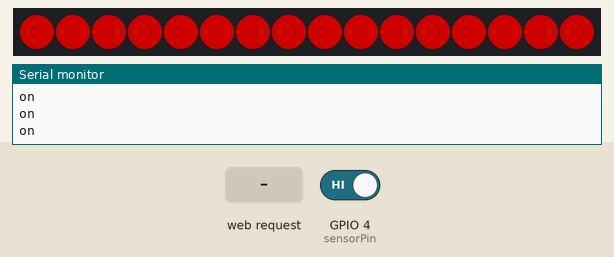
Recording of a sketch running on a simulated ESP8266 (NodeMCU). Shown: 16 RGB LEDs in strip order, left to right, the last lines printed to the serial monitor. The test bench sets the inputs (shaded band); at power-on: GPIO 4 (sensorPin) HIGH. Dim RGB values are drawn brighter than linear; WiFi joins after 1.5 s; servers stay silent unless stated.

Above: at 2.7 s.
2.8 s: GPIO 4 (sensorPin) driven LOW
At 4.72 s:
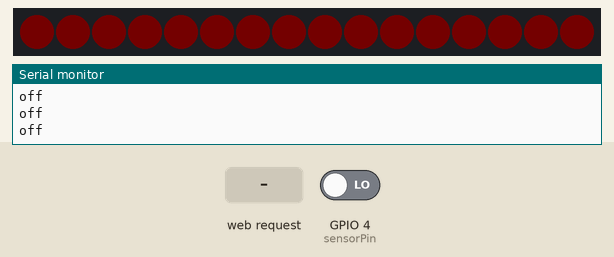
5.8 s: HTTP request GET /gpio/0 received
Timing chart, 0 to 8.8 s (numbered marks = the images above; inputs shaded):
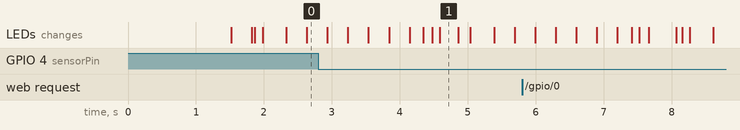

The sketch:

WiFiWebServerLED.ino
```cpp
/*
 *  This sketch demonstrates how to set up a simple HTTP-like server.
 *  The server will set a GPIO pin depending on the request
 *    http://server_ip/gpio/0 will set the GPIO2 low,
 *    http://server_ip/gpio/1 will set the GPIO2 high
 *  server_ip is the IP address of the ESP8266 module, will be
 *  printed to Serial when the module is connected.
 */

#include <ESP8266WiFi.h>
#include <ESP8266WebServer.h>
#include <WiFiClient.h>
#include <ESP8266mDNS.h>
#include <Adafruit_NeoPixel.h>
#ifdef __AVR__
  #include <avr/power.h>
#endif

#define PIN   2

#define NUMPIXELS  16


const char* ssid = "Trinity";
const char* password = "Rawkfist61";
const int sensorPin = 4;
int sensorVal = 0;

int high = 150;
int low = 0;

// Create an instance of the server
// specify the port to listen on as an argument
WiFiServer server(80);

Adafruit_NeoPixel pixels = Adafruit_NeoPixel(NUMPIXELS, PIN, NEO_GRB + NEO_KHZ800);

void setup() {

  Serial.begin(115200);
  pinMode(sensorPin, INPUT);
  delay(10);

  // prepare GPIO2
  //pinMode(2, OUTPUT);
  //digitalWrite(2, 0);

  // Connect to WiFi network
  Serial.println();
  Serial.println();
  Serial.print("Connecting to ");
  Serial.println(ssid);

  WiFi.begin(ssid, password);

  while (WiFi.status() != WL_CONNECTED) {
    delay(500);
    Serial.print(".");
  }
  Serial.println("");
  Serial.println("WiFi connected");

  // Start the server
  server.begin();
  Serial.println("Server started");

  // Print the IP address
  Serial.println(WiFi.localIP());

  pixels.begin();
}

void loop() {
  int color = sin(millis()*0.001)*100;

  //Serial.println(color);

  color = map(color, -100, 100, low, high);

  //Serial.println(color);

  for(int i=0;i<NUMPIXELS;i++){

    // pixels.Color takes RGB values, from 0,0,0 up to 255,255,255
    pixels.setPixelColor(i, pixels.Color(color,0,0)); // Moderately bright green color.

    pixels.show(); // This sends the updated pixel color to the hardware.

     // Delay for a period of time (in milliseconds).
  }

  sensorVal = digitalRead(sensorPin);
  //Serial.println(sensorVal);
  if(sensorVal == 0){
      Serial.println("off");
  } else if(sensorVal == 1){
      Serial.println("on");
  }

  // Check if a client has connected
  WiFiClient client = server.available();
  if (!client) {
    return;
  }

  // Wait until the client sends some data
  Serial.println("new client");
  while(!client.available()){
    delay(1);
  }

  // Read the first line of the request
  String req = client.readStringUntil('\r');
  Serial.println(req);
  client.flush();

  // Match the request
  int val;
  if (req.indexOf("/gpio/0") != -1)
    val = 0;
  else if (req.indexOf("/gpio/1") != -1)
    val = 1;
  else {
    Serial.println("invalid request");
    client.stop();
    return;
  }

  // Set GPIO2 according to the request
  //digitalWrite(2, val);

  client.flush();

  // Prepare the response
  String s = "HTTP/1.1 200 OK\r\nContent-Type: text/html\r\n\r\n<!DOCTYPE HTML>\r\n<html>\r\nGPIO is now ";
  s += (val)?"high":"low";
  s += "</html>\n";

  // Send the response to the client
  client.print(s);
  delay(1);
  Serial.println("Client disonnected");

  // The client will actually be disconnected
  // when the function returns and 'client' object is detroyed

  //LED controls

}
```
